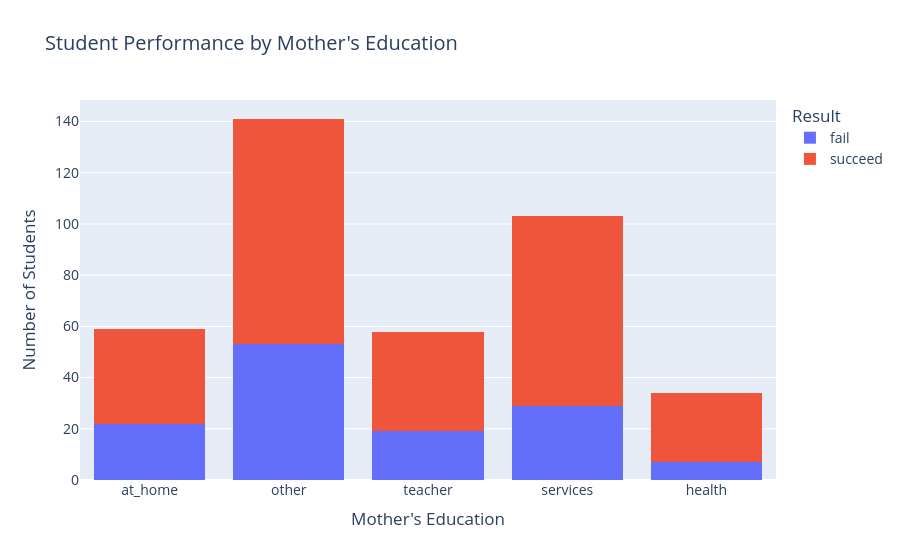

Notebook source saved alongside this figure:
### Code cell
plot_student_performance_by_feature( df, "Mjob", "Student Performance by Mother's Education", "Mother's Education")

### Figure 1 — Plotly figure (JSON) as saved in the notebook; plotly's stock layout.template omitted (floating-point values rounded to 4 significant figures; data arrays with more than 128 entries replaced by an {"elided": "..."} marker saying what was removed)
{"data": [{"alignmentgroup": "True", "bingroup": "x", "hovertemplate": "Result=fail<br>Mother's Education=%{x}<br>count=%{y}<extra></extra>", "legendgroup": "fail", "marker": {"color": "#636efa", "pattern": {"shape": ""}}, "name": "fail", "offsetgroup": "fail", "orientation": "v", "showlegend": true, "type": "histogram", "x": {"elided": "130 str values"}, "xaxis": "x", "yaxis": "y"}, {"alignmentgroup": "True", "bingroup": "x", "hovertemplate": "Result=succeed<br>Mother's Education=%{x}<br>count=%{y}<extra></extra>", "legendgroup": "succeed", "marker": {"color": "#EF553B", "pattern": {"shape": ""}}, "name": "succeed", "offsetgroup": "succeed", "orientation": "v", "showlegend": true, "type": "histogram", "x": {"elided": "265 str values"}, "xaxis": "x", "yaxis": "y"}], "layout": {"barmode": "stack", "font": {"size": 14}, "legend": {"title": {"text": "Result"}, "tracegroupgap": 0}, "title": {"text": "Student Performance by Mother's Education"}, "xaxis": {"anchor": "y", "domain": [0, 1], "title": {"text": "Mother's Education"}}, "yaxis": {"anchor": "x", "domain": [0, 1], "title": {"text": "Number of Students"}}}}
